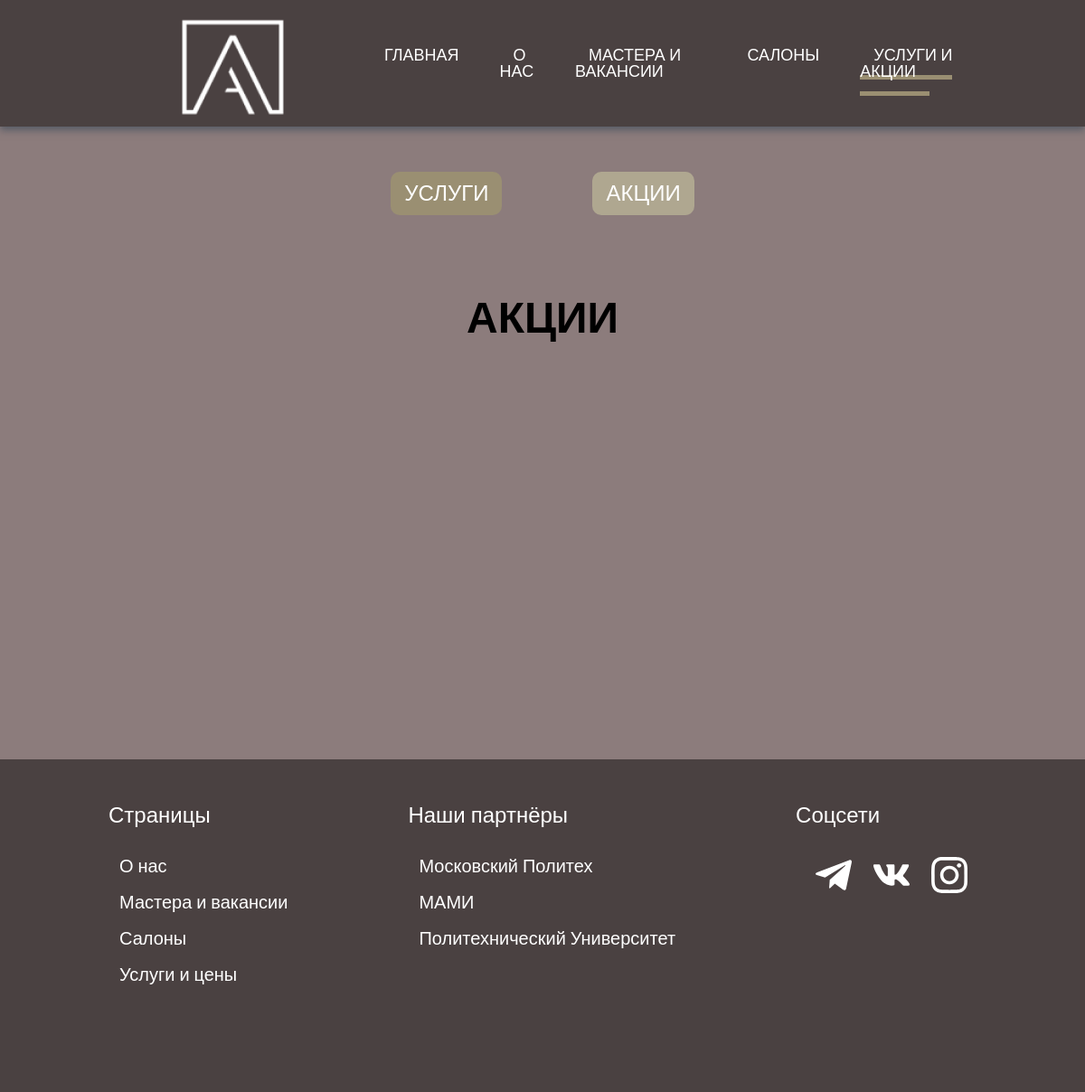
Before: /sales/ with the older database file.
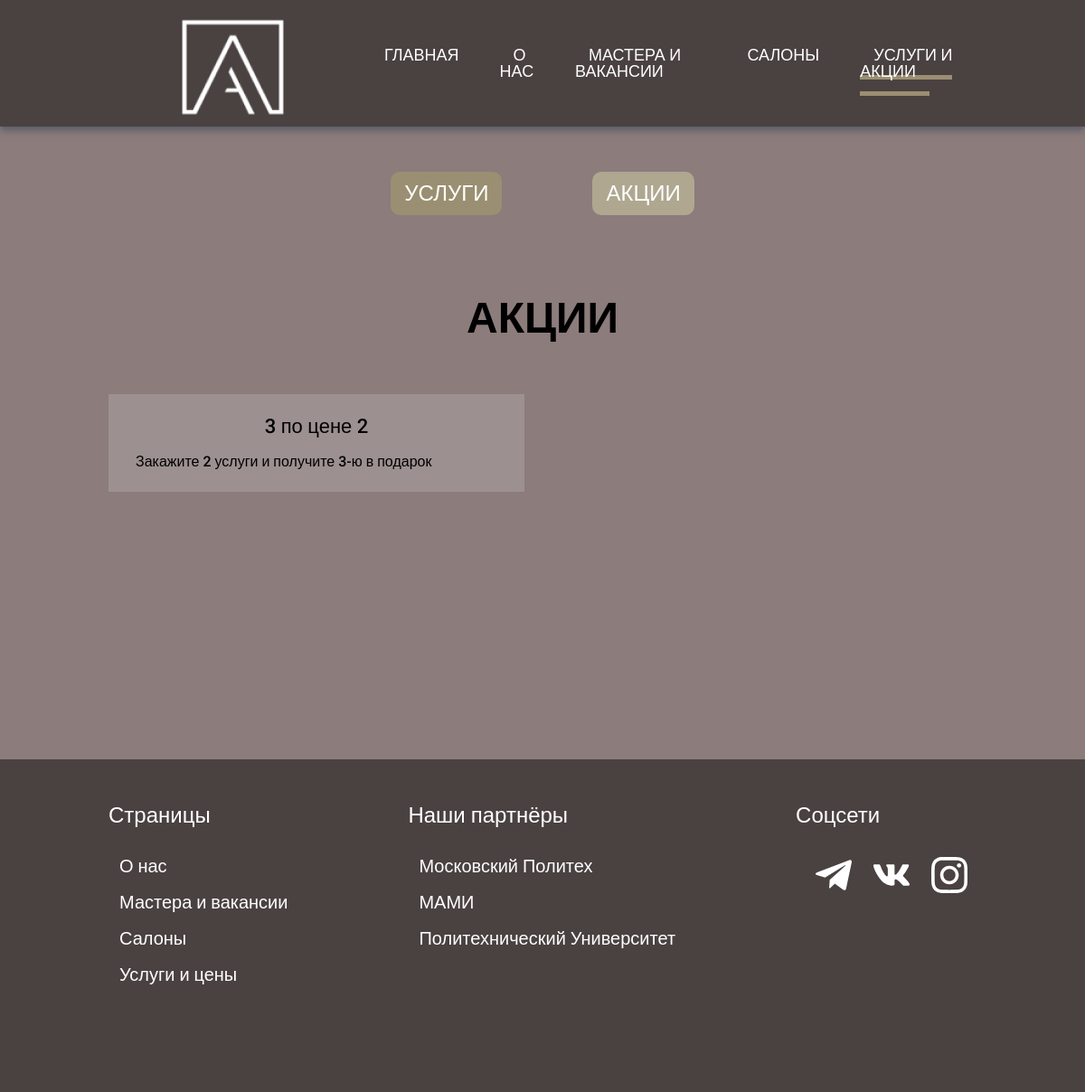
After: the same page with the newer database file.
### main/models.py (models this page shows)
class Sale(models.Model):
    name = models.CharField(max_length=100)
    description = models.TextField()

### main/views.py (the view)
# urls.py: path('sales/', views.Sales.as_view(), name="sales"),
class Sales(View):
    def get(self, request):
        return render(request, 'sales.html', context={
            'sales': Sale.objects.all()
        })

### main/templates/sales.html (shortened to what this page needs)
{% extends 'base-generation.html' %} {% load static %}
{% block content %}
<section class="tiles">
    <h1 class="section-title">Акции</h1>
    <ul class="tiles__list">
        {% for sale in sales %}
        <li class="tiles__item tile">
            <p class="tile__text tile__text_standalone">
                {{sale.name}}
            </p>
            <p class="tile__text">
                {{sale.description}}
            </p>
        </li>
        {% endfor %}
    </ul>
</section>
{% endblock %}

Changed rows visible on the page:
added Sale: name "3 по цене 2", description "Закажите 2 услуги и получите 3-ю в подарок"
